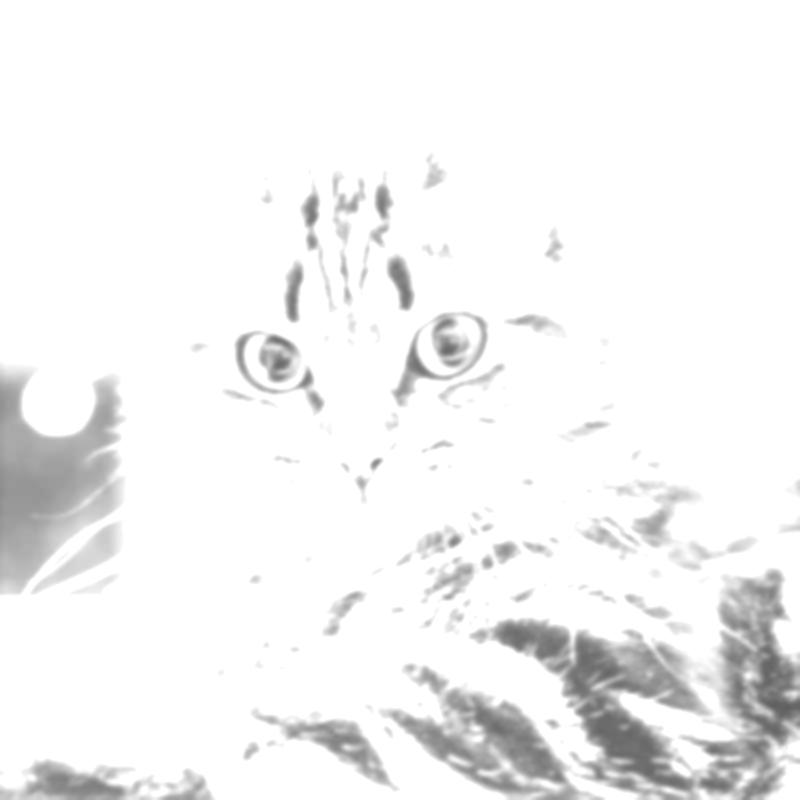
#> input picture cat.jpg, 800 x 800 px
$ python slider_factor_unmask_sharpen.py
#> lines starting #> are read from the running program, lines starting #| are printed output that depends on the picture
import numpy as np
import matplotlib.pyplot as plt
from matplotlib.widgets import Slider
from PIL import Image

# --- Read and preprocess image ---
def read_img(img_path):
    """Read image from path as numpy array"""
#> called with img_path = '../cat.jpg'
    return np.array(Image.open(img_path))
#> returned value is the input picture: shape (800, 800, 3); min 94, max 255, mean 242.8

# --- Generate unsharp mask kernel ---
def unsharp_kernel(n=5, lambda_=1.0):
    from scipy.special import comb
    if n % 2 == 0 or n < 3:
        raise ValueError("Kernel size must be odd and >= 3")

    # Gaussian kernel via Pascal's triangle
    row = np.array([comb(n - 1, i, exact=True) for i in range(n)])
    gauss = np.outer(row, row)
    gauss = gauss / np.sum(gauss)

    identity = np.zeros_like(gauss)
    center = n // 2
    identity[center, center] = 1

    return (1 + lambda_) * identity - lambda_ * gauss

# --- Convolution with rfft ---
def kernel_convolution_rfft(img_2d: np.ndarray, kernel: np.ndarray) -> np.ndarray:
    if kernel.ndim != 2:
        raise ValueError('Input kernel must be 2D')
    if img_2d.ndim != 3:
        raise ValueError('Input image must be 3D')

    norm_img = img_2d.astype(np.float32) / 255.0
    h, w, c = norm_img.shape
#> h = 800; w = 800; c = 3
    k = kernel.shape[0]
#> k = 5
    pad = k // 2
#> pad = 2
    padded = np.pad(norm_img, ((pad, pad), (pad, pad), (0, 0)), mode='constant')
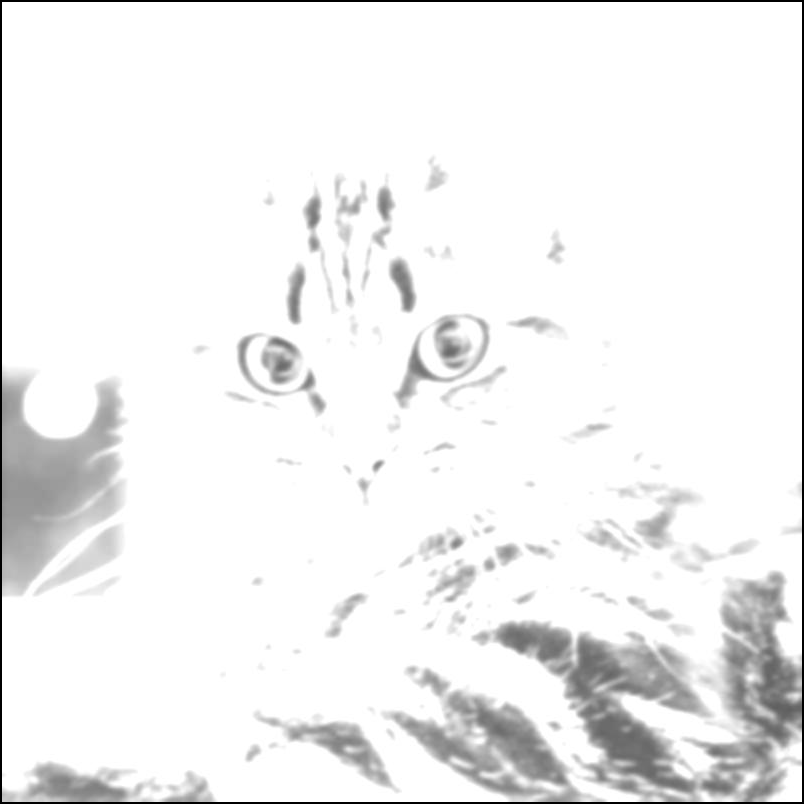
#> padded: shape (804, 804, 3) float32; min 0, max 1, mean 0.943

    fft_h = padded.shape[0] + k - 1
#> fft_h = 808
    fft_w = padded.shape[1] + k - 1
#> fft_w = 808
    kernel_fft = np.fft.rfft2(kernel.astype(np.float32), s=(fft_h, fft_w))

    out_h = padded.shape[0] - k + 1
#> out_h = 800
    out_w = padded.shape[1] - k + 1
#> out_w = 800
    result = np.empty((out_h, out_w, c), dtype=np.float32)

    r0, r1 = k - 1, k - 1 + out_h
#> r0 = 4; r1 = 804
    c0, c1 = k - 1, k - 1 + out_w
#> c0 = 4; c1 = 804

    for i in range(c):
        channel_fft = np.fft.rfft2(padded[:, :, i], s=(fft_h, fft_w))
        conv_fft = channel_fft * kernel_fft
        conv_real = np.fft.irfft2(conv_fft, s=(fft_h, fft_w))
        result[:, :, i] = conv_real[r0:r1, c0:c1]
#> this loop made 3 passes
#> pass 1, in kernel_convolution_rfft, `conv_real = np.fft.irfft2(conv_fft, s=(fft_h, fft_w))`:
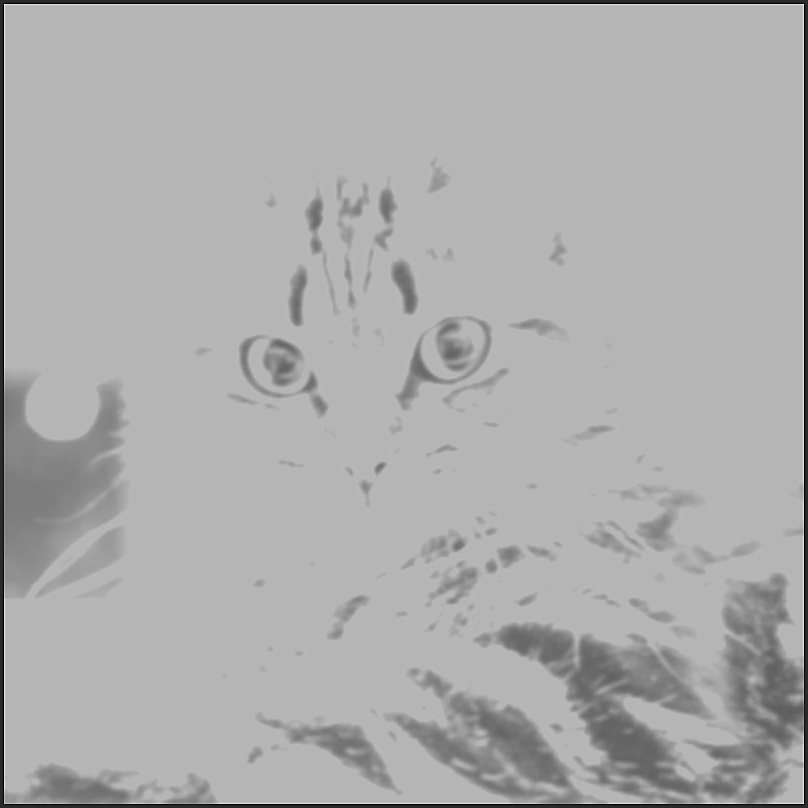
#> conv_real: shape (808, 808) float64; min -0.313, max 1.53, mean 0.933; drawn with min black and max white
#> after the loop:
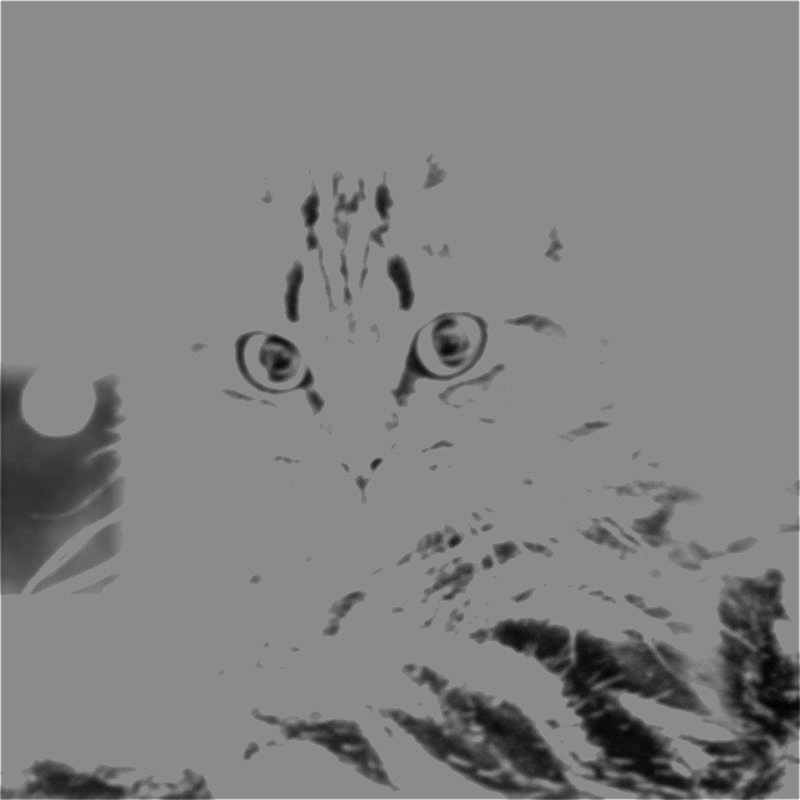
#> result: shape (800, 800, 3) float32; min 0.36, max 1.53, mean 0.954; drawn with min black and max white

    return np.clip(result * 255.0, 0, 255).astype(np.uint8)

# --- Load image ---
img = read_img("../cat.jpg")

# --- Set up plot ---
fig, ax = plt.subplots()
plt.subplots_adjust(bottom=0.25)

# Initial lambda
lambda_init = 1.0
processed = kernel_convolution_rfft(img, unsharp_kernel(n=5, lambda_=lambda_init))
img_plot = ax.imshow(processed)
ax.set_title(f"Unsharp Mask (λ = {lambda_init})")
ax.axis("off")

# --- Add slider ---
ax_lambda = plt.axes([0.25, 0.1, 0.5, 0.03])
slider = Slider(ax_lambda, label='λ (sharpen)', valmin=-1.0, valmax=3.0, valinit=lambda_init, valstep=0.1)

# --- Slider update ---
def update(val):
    lam = slider.val
    kernel = unsharp_kernel(n=5, lambda_=lam)
    sharpened = kernel_convolution_rfft(img, kernel)
    img_plot.set_data(sharpened)
    ax.set_title(f"Unsharp Mask (λ = {lam:.1f})")
    fig.canvas.draw_idle()

slider.on_changed(update)
plt.show()
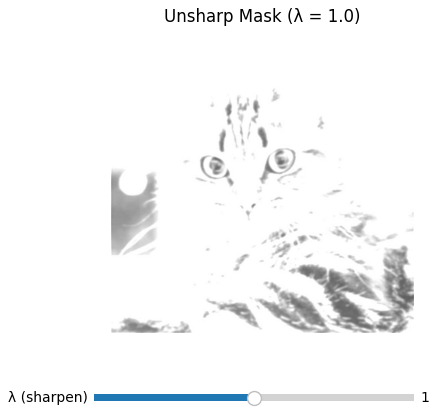
#> figure drawn by matplotlib, 2 panels
